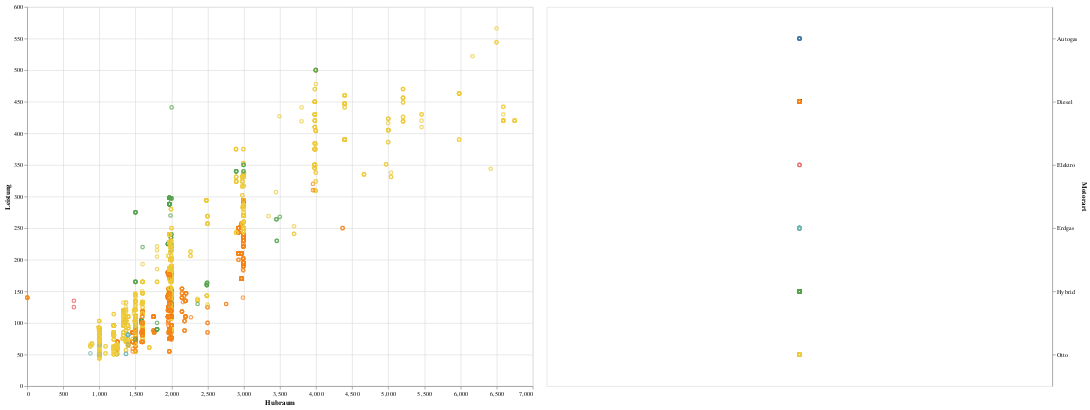

Write notebook code for a chart like this one.
### Code cell
selection = alt.selection_multi(fields=['Motorart'])
color = alt.condition(selection,
                      alt.Color('Motorart:N', legend=None),
                      alt.value('lightgray'))

scatter = alt.Chart(df).mark_point().encode(
    x='Hubraum:Q',
    y='Leistung:Q',
    color=color,
    tooltip='Modell:N'
)

legend = alt.Chart(df).mark_point().encode(
    y=alt.Y('Motorart:N', axis=alt.Axis(orient='right')),
    color=color
).add_selection(
    selection
)

g = scatter | legend

g.configure_view(
    height=600,
    width=800
)

### Figure 1 — Vega-Lite specification as saved in the notebook (floating-point values rounded to 4 significant figures; data arrays with more than 128 entries replaced by an {"elided": "..."} marker saying what was removed)
{"$schema": "https://vega.github.io/schema/vega-lite/v3.4.0.json", "config": {"mark": {"tooltip": null}, "view": {"height": 600, "width": 800}}, "data": {"name": "data-af247f7ca1095110ca9961bcb685721f"}, "datasets": {"data-af247f7ca1095110ca9961bcb685721f": {"elided": "2874 records"}}, "hconcat": [{"encoding": {"color": {"condition": {"field": "Motorart", "legend": null, "selection": "selector003", "type": "nominal"}, "value": "lightgray"}, "tooltip": {"field": "Modell", "type": "nominal"}, "x": {"field": "Hubraum", "type": "quantitative"}, "y": {"field": "Leistung", "type": "quantitative"}}, "mark": "point"}, {"encoding": {"color": {"condition": {"field": "Motorart", "legend": null, "selection": "selector003", "type": "nominal"}, "value": "lightgray"}, "y": {"axis": {"orient": "right"}, "field": "Motorart", "type": "nominal"}}, "mark": "point", "selection": {"selector003": {"fields": ["Motorart"], "type": "multi"}}}]}
